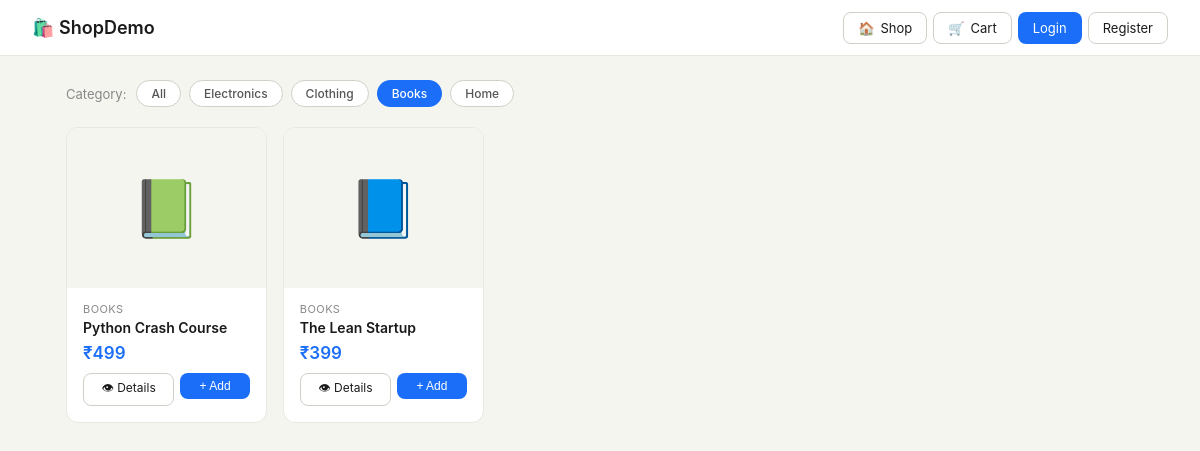
/?category=books, run on the app's committed database.
### store/models.py (models this page shows, shortened)
class Category(models.Model):
    name = models.CharField(max_length=100)
    slug = models.SlugField(unique=True)
    class Meta:
        verbose_name_plural = 'categories'

class Product(models.Model):
    category = models.ForeignKey(Category, on_delete=models.CASCADE, related_name='products')
    name = models.CharField(max_length=200)
    slug = models.SlugField(unique=True)
    description = models.TextField()
    price = models.DecimalField(max_digits=10, decimal_places=2)
    image = models.ImageField(upload_to='products/', blank=True)
    emoji = models.CharField(max_length=10, default='📦')
    image_url = models.URLField(blank=True, default='')
    stock = models.PositiveIntegerField(default=100)
    is_active = models.BooleanField(default=True)
    created_at = models.DateTimeField(auto_now_add=True)

### store/views.py (the view)
# urls.py: path('', views.home, name='home'),
def home(request):
    categories = Category.objects.all()
    category_slug = request.GET.get('category', '')
    if category_slug:
        products = Product.objects.filter(category__slug=category_slug, is_active=True)
    else:
        products = Product.objects.filter(is_active=True)
    return render(request, 'store/home.html', {
        'products': products,
        'categories': categories,
        'active_category': category_slug,
    })

### store/context_processors.py (called while the page is built)
def cart_count(request):
    if request.user.is_authenticated:
        try:
            cart = Cart.objects.get(user=request.user)
            return {'cart_item_count': cart.get_item_count()}
        except Cart.DoesNotExist:
            pass
    return {'cart_item_count': 0}

### store/templates/store/home.html (shortened to what this page needs)
{% extends 'store/base.html' %}
{% block content %}
<div class="container">
  <div class="filter-bar">
    <span style="font-size:13px;color:#888;margin-right:2px;">Category:</span>
    <a class="filter-chip {% if not active_category %}active{% endif %}" href="/">All</a>
    {% for cat in categories %}
    <a class="filter-chip {% if active_category == cat.slug %}active{% endif %}" href="/?category={{ cat.slug }}">{{ cat.name }}</a>
    {% endfor %}
  </div>
  {% if products %}
  <div class="product-grid">
    {% for product in products %}
    <div class="product-card">
      <div class="product-img">
      </div>
      <div class="product-body">
        <div class="product-cat">{{ product.category.name }}</div>
        <div class="product-name">{{ product.name }}</div>
        <div class="product-price">₹{{ product.price|floatformat:0 }}</div>
        <div class="product-actions">
          <a class="btn btn-sm" href="/product/{{ product.slug }}/">👁 Details</a>
          <form method="post" action="/cart/add/{{ product.id }}/" style="flex:1;">
            <button type="submit" class="btn btn-primary btn-sm" style="width:100%;justify-content:center;">+ Add</button>
          </form>
        </div>
      </div>
    </div>
    {% endfor %}
  </div>
  {% else %}
  <div style="text-align:center;padding:3rem;color:#888;">No products found in this category.</div>
  {% endif %}
</div>
{% endblock %}

### store/templates/store/base.html (style rules this page uses)
* { box-sizing:border-box;margin:0;padding:0; }
body { font-family:-apple-system,BlinkMacSystemFont,'Segoe UI',sans-serif;background:#f5f5f0;color:#1a1a1a;min-height:100vh; }
.btn { border:1px solid #d0d0c8;background:#fff;color:#1a1a1a;border-radius:8px;padding:7px 14px;font-size:13px;cursor:pointer;text-decoration:none;display:inline-flex;align-items:center;gap:6px;transition:background 0.15s; }
.btn-primary { background:#1a6ef8;color:#fff;border-color:transparent; }
.btn-sm { padding:5px 10px;font-size:12px; }
.container { max-width:1100px;margin:0 auto;padding:1.5rem 1rem; }

### store/templates/store/home.html (style rules this page uses)
.filter-bar { display:flex;gap:8px;margin-bottom:1.25rem;flex-wrap:wrap;align-items:center; }
.filter-chip { border:1px solid #d0d0c8;border-radius:999px;padding:5px 14px;font-size:12px;cursor:pointer;background:#fff;color:#555;text-decoration:none;font-weight:500; }
.filter-chip.active { background:#1a6ef8;color:#fff;border-color:transparent; }
.product-grid { display:grid;grid-template-columns:repeat(auto-fill,minmax(200px,1fr));gap:1rem; }
.product-card { background:#fff;border:1px solid #e8e8e0;border-radius:12px;overflow:hidden;transition:box-shadow 0.2s; }
.product-img { height:160px;background:#f5f5f0;overflow:hidden; }
.product-body { padding:0.875rem 1rem 1rem; }
.product-cat { font-size:11px;color:#888;margin-bottom:3px;text-transform:uppercase;letter-spacing:0.04em; }
.product-name { font-size:14px;font-weight:600;margin-bottom:6px;line-height:1.3; }
.product-price { font-size:17px;font-weight:600;color:#1a6ef8; }
.product-actions { display:flex;gap:6px;margin-top:10px; }
.product-actions .btn { flex:1;justify-content:center; }

### data on the page
Category: name "Electronics"
Category: name "Clothing"
Category: name "Books"
Category: name "Home"
Product: category.name "BOOKS", name "Python Crash Course", price "499"
Product: category.name "BOOKS", name "The Lean Startup", price "399"
